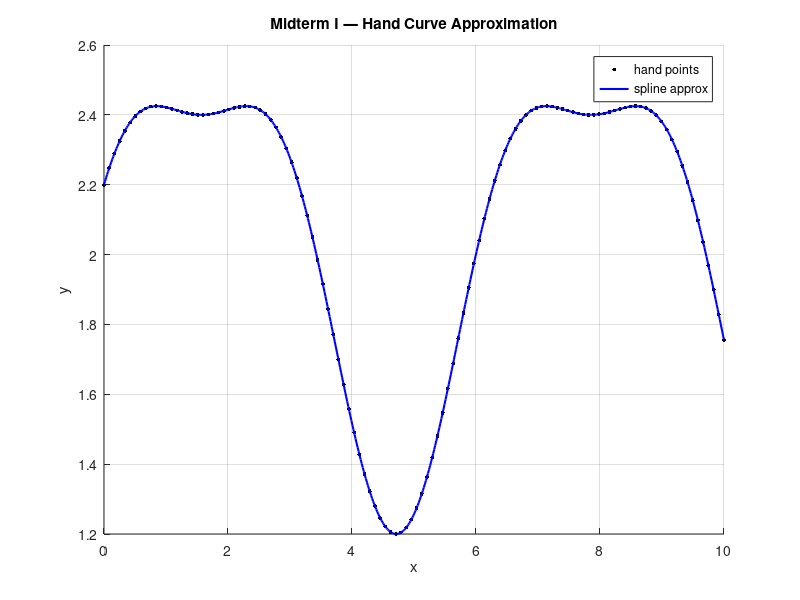

Recreate this plot in MATLAB.

% Math105B — Midterm 01 (MATLAB)
% Hand Curve Approximation
% Author: Aakanksha Cheruku
% Date: 2025-08-14
%
% HOW TO USE:
% 1) Replace the placeholder x,y with points extracted from your hand outline,
%    OR load them from data/hand_curve_points.csv (two columns: x,y).
% 2) Choose your approximation method(s) below (spline/poly/piecewise).
% 3) Uncomment the saveas line to export a figure to report/.

clear; clc; close all;

% ---- Load or define points ----
% Option A: Load CSV if present
csv_path = fullfile('data','hand_curve_points.csv');
if exist(csv_path,'file')
    T = readtable(csv_path);
    x = T.x(:); y = T.y(:);
else
    % Option B: Placeholder points (replace these with your extracted points)
    x = linspace(0, 10, 120)';
    y = 2 + 0.6*sin(x) + 0.2*cos(2*x);
end

% ---- Approximation method(s) ----
% Example 1: Cubic spline over the whole range
pp = spline(x, y);
xx = linspace(min(x), max(x), 600);
yy = ppval(pp, xx);

% Example 2: Polynomial least squares of degree n (optional)
% n  = 5;
% V  = vander(x); V = V(:, end-n-1:end);    % build degree-n basis
% c  = V \ y;
% yy2 = polyval(c.', xx);

% ---- Plot ----
figure('Color','w'); hold on;
plot(x, y, 'k.', 'MarkerSize', 9, 'DisplayName','hand points');
plot(xx, yy, 'b-', 'LineWidth', 1.5, 'DisplayName','spline approx');
% plot(xx, yy2,'r--','LineWidth',1.2,'DisplayName',sprintf('poly deg %d',n));
grid on; legend('Location','best');
xlabel('x'); ylabel('y'); title('Midterm I — Hand Curve Approximation');

% ---- Save (optional) ----
% if ~exist('report','dir'), mkdir report; end
% saveas(gcf, fullfile('report','midterm1_curve.png'));
